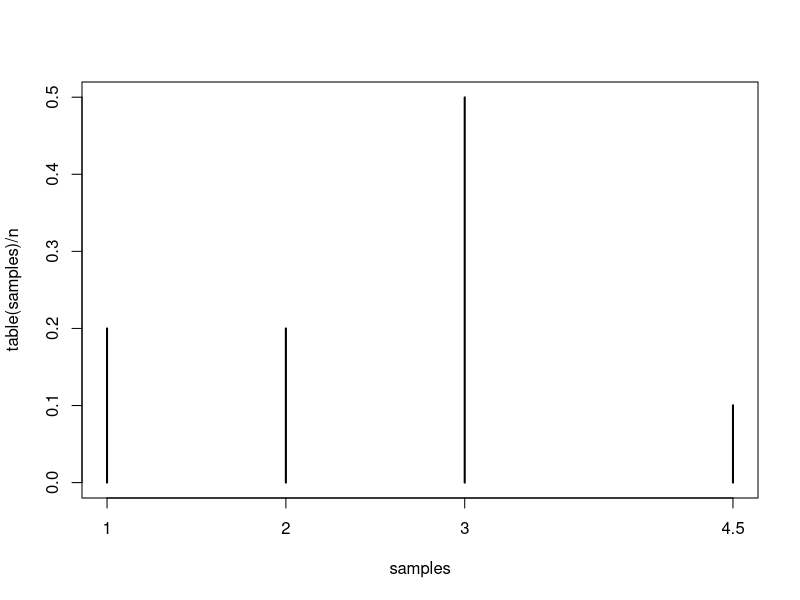
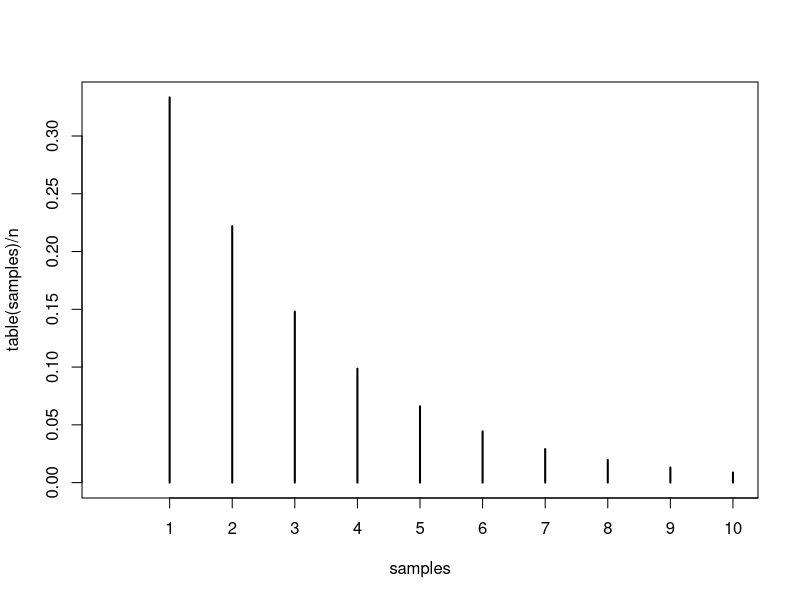
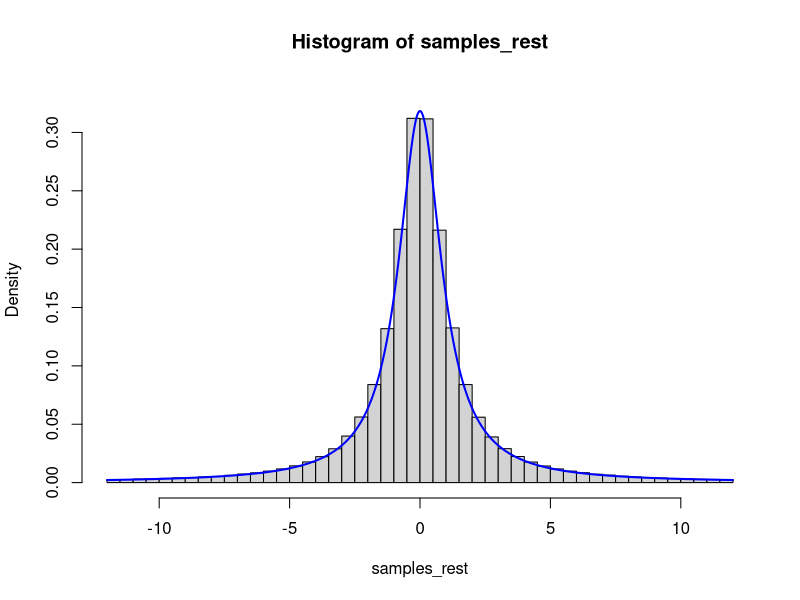

These charts were generated, in order, by the following R code:
## ---- chunk 1
rq1 <- function(n) {
  x <- c(1, 2, 3, 4.5)
  prob <- c(0.2, 0.2, 0.5, 0.1)
  cumprob <- cumsum(prob)
  unif <- runif(n)
  ifelse(unif <= cumprob[1], x[1],
  ifelse(unif <= cumprob[2], x[2],
  ifelse(unif <= cumprob[3], x[3], x[4])))
}
## ---- chunk 2
n <- 1e6
samples <- rq1(n)
plot(table(samples) / n)
## ---- chunk 3
rgeom2 <- function(n, p) {
  unif <- runif(n)
  ceiling(log(unif) / log(1 - p))
}

n <- 1e6
p <- 1/3
samples <- rgeom2(n, p)
plot(table(samples) / n, xlim = c(0, 10))
## ---- chunk 4
true <- (1 - p)^{1:8 - 1} * p
emp <- table(samples)[1:8] / n
round(rbind(true, emp), 4)
## ---- chunk 5
rcauchy2 <- function(n) {
  unif <- runif(n)
  tan(pi * (unif - 1/2))
}
## ---- chunk 6
n <- 1e6
samples <- rcauchy2(n)

samples_rest <- samples[abs(samples) < 12]
hist(samples_rest, probability = TRUE, ylim = c(0, 0.33), breaks = 48)
curve(1 / (pi * (1 + x^2)), add = TRUE, n = 1001, lwd = 2, col = "blue")
